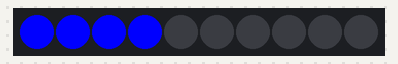
This sketch was run on a simulated ESP8266 (NodeMCU). Parts: 10 RGB LEDs in strip order, left to right. Dim RGB values are drawn brighter than linear; WiFi joins after 1.5 s; servers stay silent unless stated.

Above: at 0.1 s.
At 2.1 s:
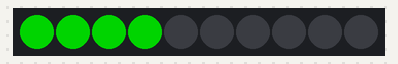

The sketch:

esp8266_artnet_ws2801.ino
```cpp
#define  FASTLED_ESP8266_RAW_PIN_ORDER
#include "FastLED.h"
#include <ESP8266WiFi.h>
#include <WiFiUdp.h>

#define ARTNET_ARTDMX 0x5000 //20480 as a decimal ArtNet OP Code
#define DATA_PIN 0
#define CLOCK_PIN 2
#define NUM_LEDS 10
#define BRIGHTNESS 255
CRGB leds[NUM_LEDS];

//WiFi Setup
char ssid[] = "Kontor Hamburg";
char pass[] = "WikipediA";

IPAddress local_ip(192, 168, 1, 20);
IPAddress gateway(192, 168, 1, 1);
IPAddress subnet(255, 255, 255, 0);
#define ART_NET_PORT 6454
WiFiUDP Audp; //UDP socket for ArtNet
#define BUFFER_SIZE 640
unsigned char PacketBuffer[BUFFER_SIZE]; //buffer to hold incoming packet data

void setup() {

  // init LEDs
  //FastLED.addLeds<WS2812, DATA_PIN, GRB>(leds, NUM_LEDS);
  FastLED.addLeds<WS2801, DATA_PIN, CLOCK_PIN, RGB>(leds, NUM_LEDS);
  FastLED.setBrightness(  BRIGHTNESS );

  // init wifi
  WiFi.begin(ssid, pass); //Connect to Network
  WiFi.config(local_ip, gateway, subnet); //Set static IP information

  while (WiFi.status() != WL_CONNECTED)  //wait until we are connected
  {
     // Turn the LED on, then pause
    leds[0] = CRGB::Blue;
    leds[1] = CRGB::Blue;
    leds[2] = CRGB::Blue;
    leds[3] = CRGB::Blue;
    FastLED.show();
    delay(500);

    // Now turn the LED off, then pause
    leds[0] = CRGB::Black;
    leds[1] = CRGB::Black;
    leds[2] = CRGB::Black;
    leds[3] = CRGB::Black;
    FastLED.show();
    delay(500);
  }

  // init artnet port
  Audp.begin(ART_NET_PORT); //Open ArtNet port

  // signal ready
  leds[0] = CRGB::Green;
  leds[1] = CRGB::Green;
  leds[2] = CRGB::Green;
  leds[3] = CRGB::Green;
  FastLED.show();
}

// the loop function runs over and over again forever
void loop() {
    int packetSize = Audp.parsePacket(); //Parse Packet

    if ( packetSize ) //ArtNet packet size is 530
    {

      Audp.read(PacketBuffer, BUFFER_SIZE); //Read packet into buffer
      int opcode = artNetOpCode(PacketBuffer); //Check to see if packet is ArtNet
      if ( opcode == ARTNET_ARTDMX ) //If code returned is correct
      {
        for(int i=0; i<NUM_LEDS; i++) {
          int d = i*3+18;
          leds[i].r = PacketBuffer[d];
          leds[i].g = PacketBuffer[d+1];
          leds[i].b = PacketBuffer[d+2];
        }

        FastLED.show();
      }
    }
}
int artNetOpCode(unsigned char* pbuff) {
  String test = String((char*)pbuff);
  if ( test.equals("Art-Net") )
  {
    if ( pbuff[11] >= 14 )
    {            //protocol version [10] hi byte [11] lo byte
      return pbuff[9] *256 + pbuff[8];  //opcode lo byte first
    }
  }
  return 0;
}
```
